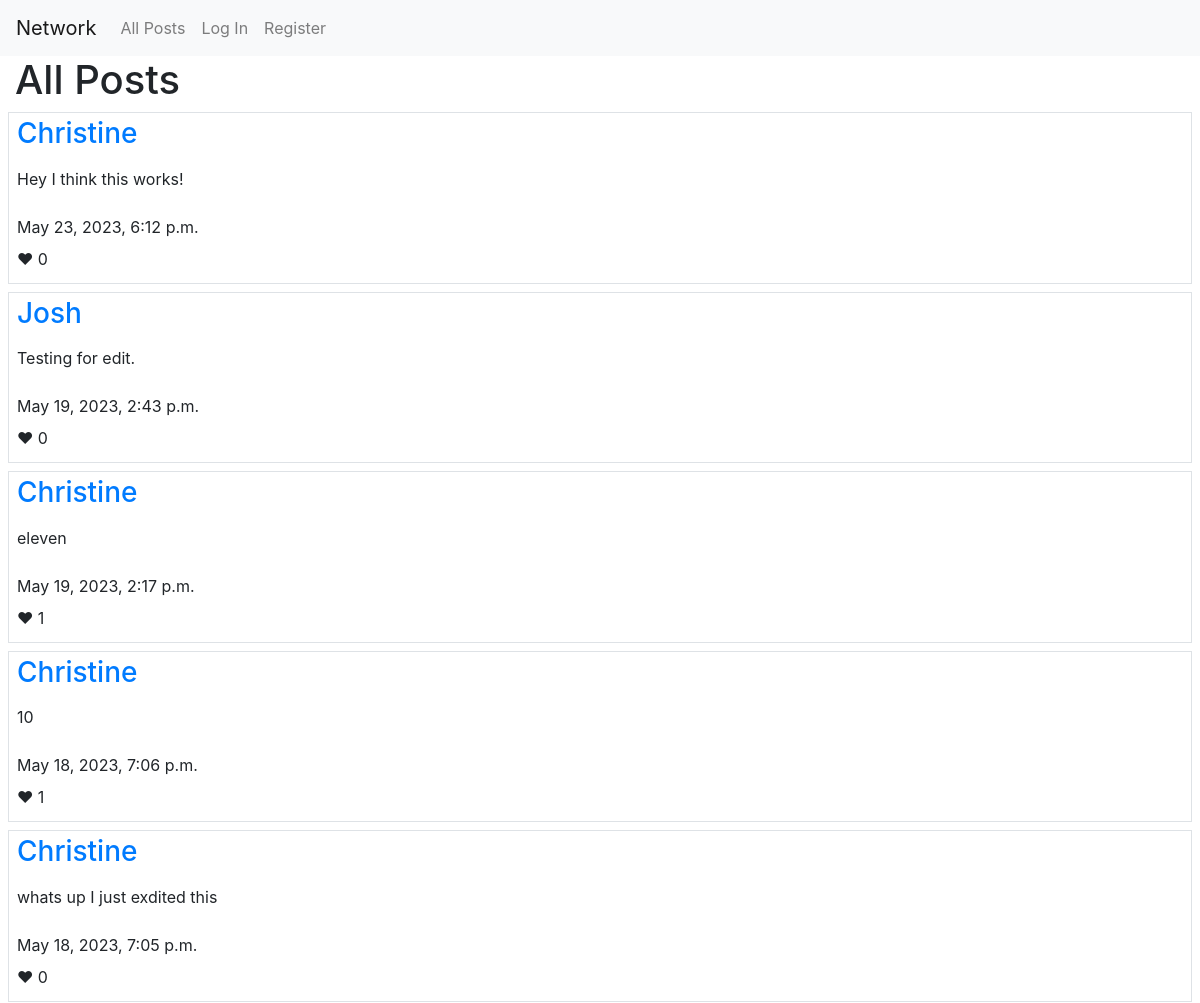
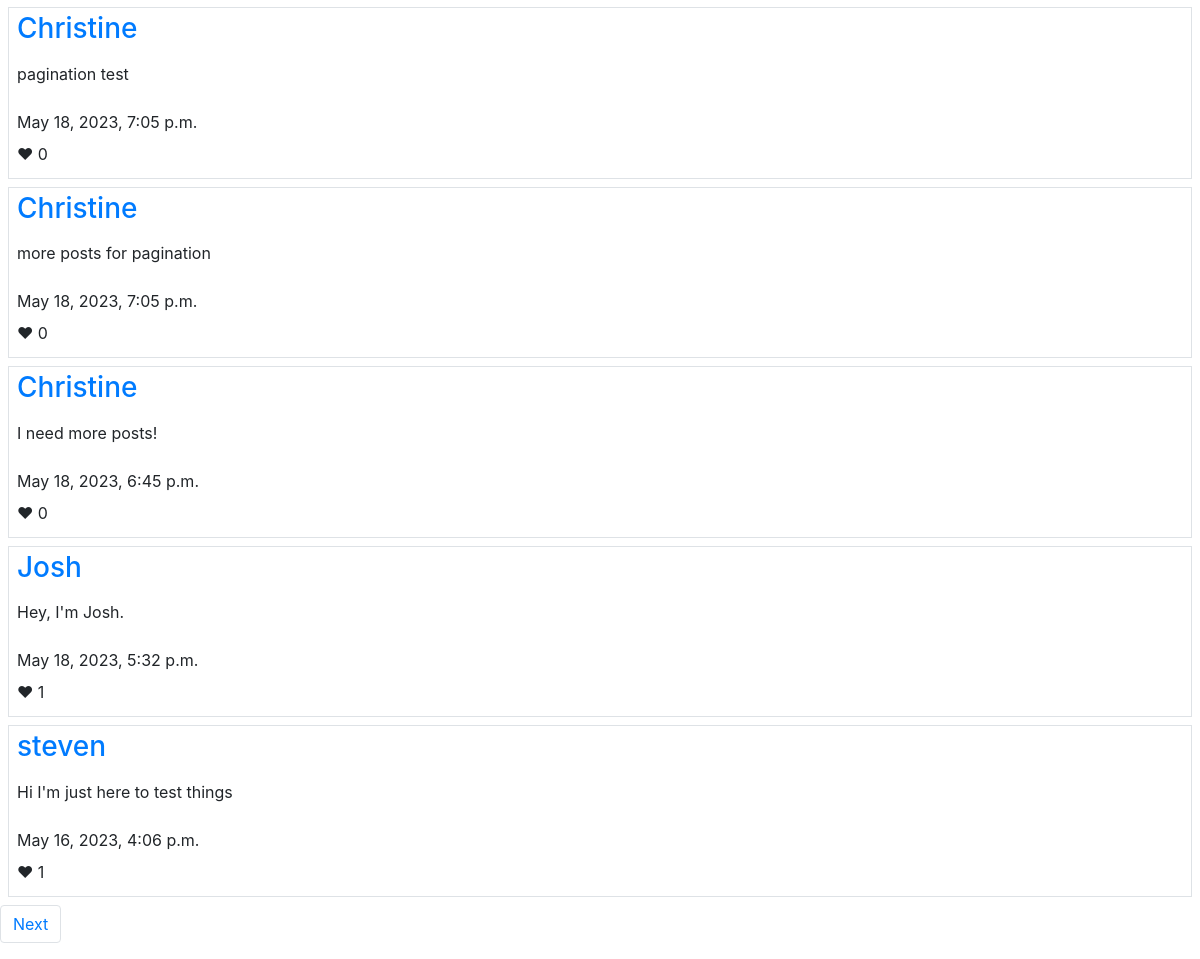
The app's page /, older data (2 pictures, top to bottom).
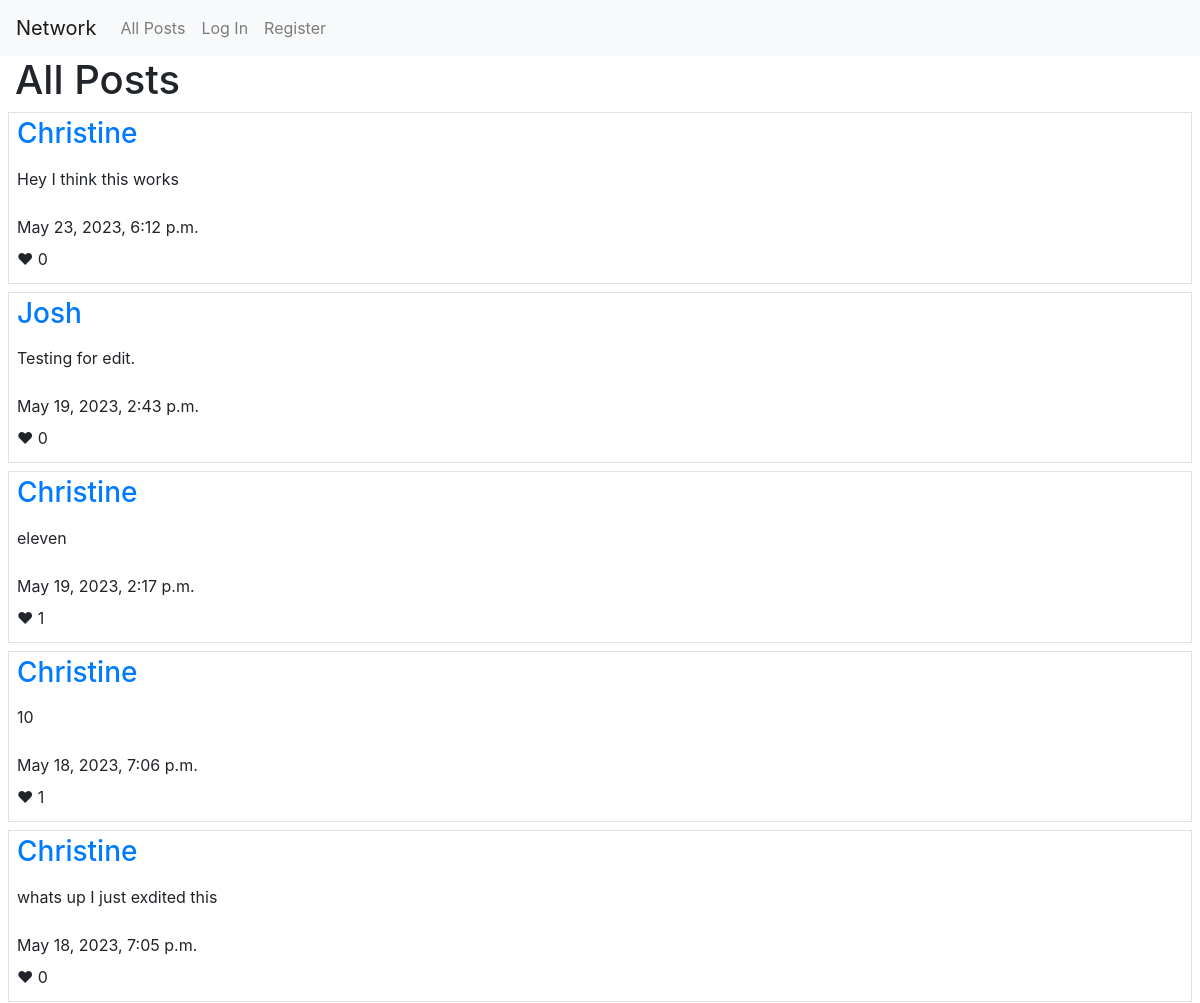
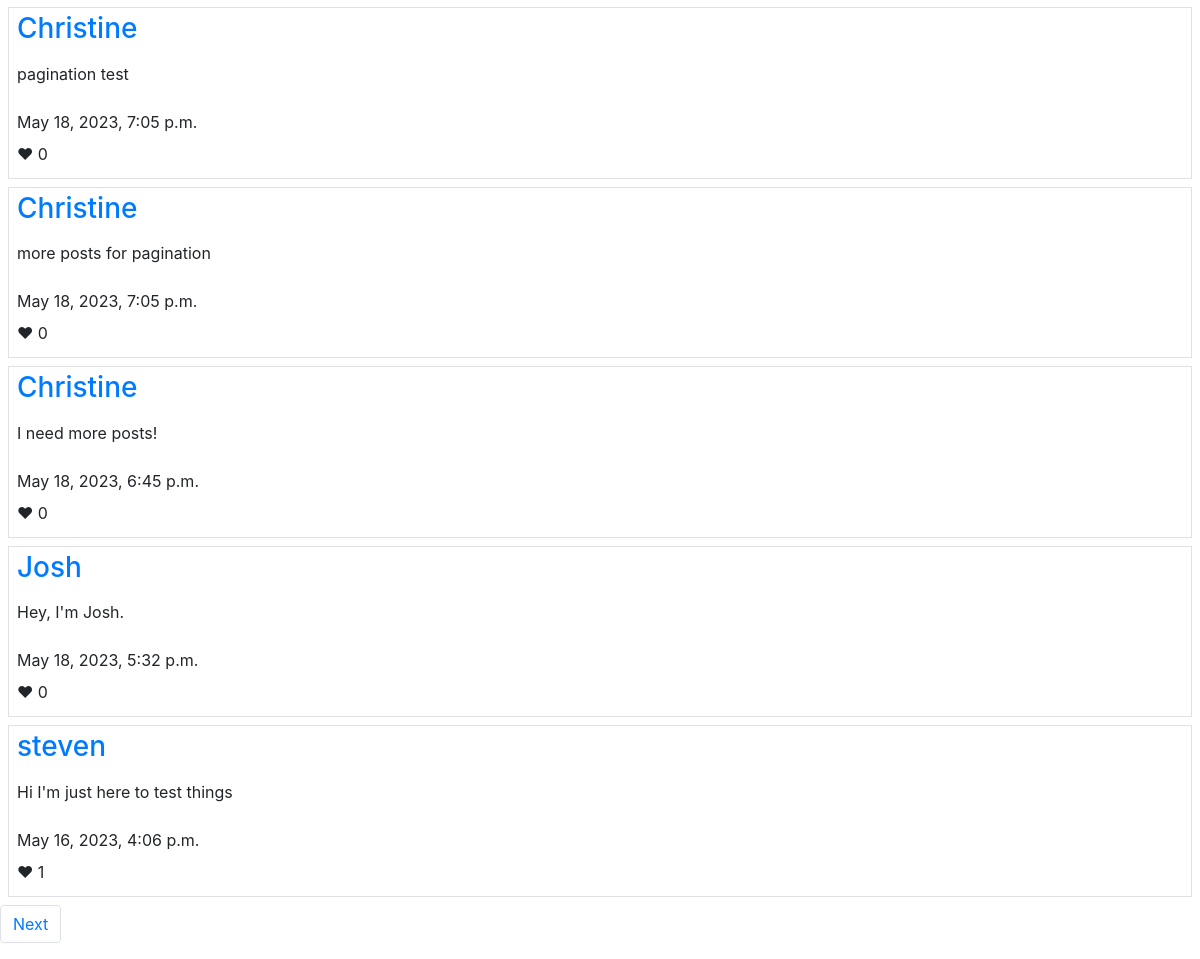
The same page, newer data (2 pictures, top to bottom).
### network/models.py (models this page shows, shortened)
class Post(models.Model):
    user = models.ForeignKey(User, on_delete=models.CASCADE, related_name="author")
    content = models.TextField(max_length=500)
    date = models.DateTimeField(auto_now_add=True)

class User(AbstractUser):
    pass

### network/views.py (the view, shortened to what this page needs)
# urls.py: path("", views.index, name="index"),
def index(request):
    posts = Post.objects.all().order_by('-date')
    paginator = Paginator(posts, 10)
    page_number = request.GET.get('page')
    page_obj = paginator.get_page(page_number)
    likes = Like.objects.all()
    liked_posts = []
    try:
        for like in likes:
            if like.user.id == request.user.id:
                liked_posts.append(like.post.id)
    except:
        liked_posts = []
    return render(request, "network/index.html", {
        "form": NewPostForm(),
        "posts": posts,
        "page_obj": page_obj,
        "liked_posts": liked_posts,
        "likes": likes
    })

### network/templates/network/index.html (shortened to what this page needs)
{% extends "network/layout.html" %}
{% block body %}
<div class="container-fluid">
    <h1>All Posts</h1>
    </div>
        {% for post in page_obj %}
            <div class="row m-2 border flex-column pl-2">
                <div class="my-1">
                    <h3><a href="{% url 'display_profile' post.user.id %}">{{ post.user }}</a></h3>
                </div>
                <div class="my-1">
                    <p id="content_{{ post.id }}">{{ post.content }}</p>
                </div>
                <div class="my-1">
                    <span>{{ post.date }}</span>
                </div>
                <div class="my-1">
                   <span>&#10084; </span><span id="likeCount_{{ post.id }}">{{ post.post_like.count }}</span>
                </div>
            </div>
        {% endfor %}
    <div class="pagination">
        <nav aria-label="Page navigation example">
            <ul class="pagination">
                {% if page_obj.has_next %}
                    {% if page_obj.next_page_number == page_obj.paginator.num_pages %}
                        <li class="page-item"><a class="page-link" href="?page={{ page_obj.paginator.num_pages }}">Next</a></li>
                    {% else %}
                        <li class="page-item"><a class="page-link" href="?page={{ page_obj.next_page_number }}">Next</a></li>
                    {% endif %}
                {% endif %}
            </ul>
        </nav>
    </div>
</div>
{% endblock %}

Row changes from the older to the newer data that the page shows:
changed Post: content "Hey I think this works!" → "Hey I think this works"
computed for Post "Hey, I'm Josh.": post_like.count "1" → "0"
